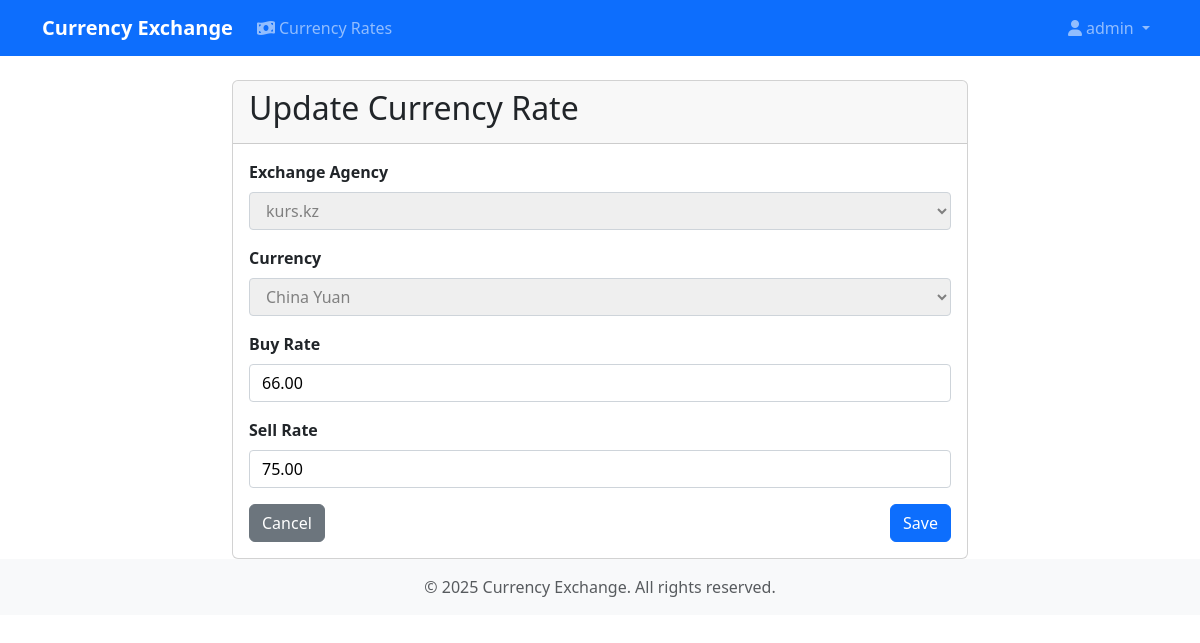
The app's page /rates/1/update/ (signed in) with its own data.
### application/models.py (models this page shows, shortened)
class TimestampModel(models.Model):
    created_at: dt.datetime = models.DateTimeField(
        auto_now_add=True, verbose_name=_("Created at")
    )
    changed_at: dt.datetime = models.DateTimeField(
        auto_now=True, verbose_name=_("Changed at")
    )
    class Meta:
        abstract = True

class CurrencyRate(TimestampModel):
    CURRENCY_CHOICES = [
        ('USD', _('US Dollar')),
        ('EUR', _('Euro')),
        ('RUB', _('Russian Ruble')),
        ('CNY', _('China Yuan')),
        ('USD-CNY', _('USD - Yuan (美元)')),
    ]
    agency = models.ForeignKey(
        ExchangeAgency,
        on_delete=models.CASCADE,
        related_name='currency_rates',
        verbose_name=_("Exchange Agency")
    )
    currency = models.CharField(
        max_length=7,
        choices=CURRENCY_CHOICES,
        verbose_name=_("Currency")
    )
    buy_rate = models.DecimalField(
        max_digits=10,
        decimal_places=2,
        verbose_name=_("Buy Rate"),
        null=True,
        blank=True,
    )
    sell_rate = models.DecimalField(
        max_digits=10,
        decimal_places=2,
        verbose_name=_("Sell Rate"),
        null=True,
        blank=True,
    )
    class Meta:
        verbose_name = _("Currency Rate")
        verbose_name_plural = _("Currency Rates")
        unique_together = ['agency', 'currency']  # Each agency can have only one rate per currency

### application/views.py (the view, shortened to what this page needs)
# urls.py: path('rates/<int:pk>/update/', views.CurrencyRateUpdateView.as_view(), name='currency-rate-update'),
class CurrencyRateUpdateView(LoginRequiredMixin, UpdateView):
    model = CurrencyRate
    template_name = 'application/currency_rate_form.html'
    fields = ['agency', 'currency', 'buy_rate', 'sell_rate']
    success_url = reverse_lazy('application:agency-rates')
    def get_form(self, form_class=None):
        form = super().get_form(form_class)
        form.fields['agency'].queryset = ExchangeAgency.objects.filter(owner=self.request.user)
        form.fields['currency'].disabled = True
        form.fields['agency'].disabled = True
        rate = self.get_object()
        form.fields['currency'].initial = rate.currency
        form.fields['agency'].initial = rate.agency
        return form
    def get_object(self, queryset=None):
        return get_object_or_404(CurrencyRate, pk=self.kwargs['pk'])

### application/models.py (called while the page is built)
    def __str__(self):
        return self.name

### application/templates/application/currency_rate_form.html (shortened to what this page needs)
{% extends "base.html" %}
{% load static %}
{% block content %}
<div class="container mt-4">
    <div class="row justify-content-center">
        <div class="col-md-8">
            <div class="card">
                <div class="card-header">
                    <h2>{% if form.instance.pk %}Update{% else %}Add New{% endif %} Currency Rate</h2>
                </div>
                <div class="card-body">
                    <form method="post">
                        {% for field in form %}
                            <div class="form-group mb-3">
                                <label for="{{ field.id_for_label }}">{{ field.label }}</label>
                                {{ field }}
                            </div>
                        {% endfor %}
                        <div class="d-flex justify-content-between">
                            <a href="{% url 'application:agency-rates' %}" class="btn btn-secondary">Cancel</a>
                            <button type="submit" class="btn btn-primary">Save</button>
                        </div>
                    </form>
                </div>
            </div>
        </div>
    </div>
</div>
{% endblock %}

### templates/base.html (shortened to what this page needs)
<!DOCTYPE html>
<html lang="en">
<head>
    <link href="https://cdn.jsdelivr.net/npm/bootstrap@5.3.0/dist/css/bootstrap.min.css" rel="stylesheet">
    <link href="https://cdnjs.cloudflare.com/ajax/libs/font-awesome/6.0.0/css/all.min.css" rel="stylesheet">
</head>
<body>
    <nav class="navbar navbar-expand-lg navbar-dark bg-primary mb-4">
        <div class="container">
            <a class="navbar-brand" href="{% url 'application:agency-rates' %}">Currency Exchange</a>
            <div class="collapse navbar-collapse" id="navbarNav">
                <ul class="navbar-nav me-auto">
                    {% if user.is_authenticated %}
                        <li class="nav-item">
                            <a class="nav-link {% if request.resolver_match.url_name == 'agency-rates' %}active{% endif %}"
                               href="{% url 'application:agency-rates' %}">
                                <i class="fas fa-money-bill-wave me-1"></i>Currency Rates
                            </a>
                        </li>
                    {% endif %}
                </ul>
                <ul class="navbar-nav">
                    {% if user.is_authenticated %}
                        <li class="nav-item dropdown">
                            <a class="nav-link dropdown-toggle" href="#" id="userDropdown" role="button"
                               data-bs-toggle="dropdown" aria-expanded="false">
                                <i class="fas fa-user me-1"></i>{{ user.username }}
                            </a>
                        </li>
                    {% else %}
                        <li class="nav-item">
                            <a class="nav-link" href="{% url 'admin:login' %}">
                                <i class="fas fa-sign-in-alt me-1"></i>Login
                            </a>
                        </li>
                    {% endif %}
                </ul>
            </div>
        </div>
    </nav>
    <main>
        {% block content %}{% endblock %}
    </main>
    <footer class="footer mt-auto py-3 bg-light">
        <div class="container text-center">
            <span class="text-muted">© {% now "Y" %} Currency Exchange. All rights reserved.</span>
        </div>
    </footer>
</body>
</html>

### templates/base.html (style rules this page uses)
.navbar-brand { font-weight: bold; }

### application/templates/application/currency_rate_form.html (style rules this page uses)
.form-group label { font-weight: bold; margin-bottom: 0.5rem; }
.form-group select, .form-group input { width: 100%; padding: 0.375rem 0.75rem; font-size: 1rem; line-height: 1.5; border: 1px solid #ced4da; border-radius: 0.25rem; }

### records on screen
CurrencyRate: form "kurs.kz" "China Yuan" "66.00" "75.00"

### other values on screen
{{ user.username }} "admin"
{{ field.label }} "Exchange Agency" "Currency" "Buy Rate" "Sell Rate"
